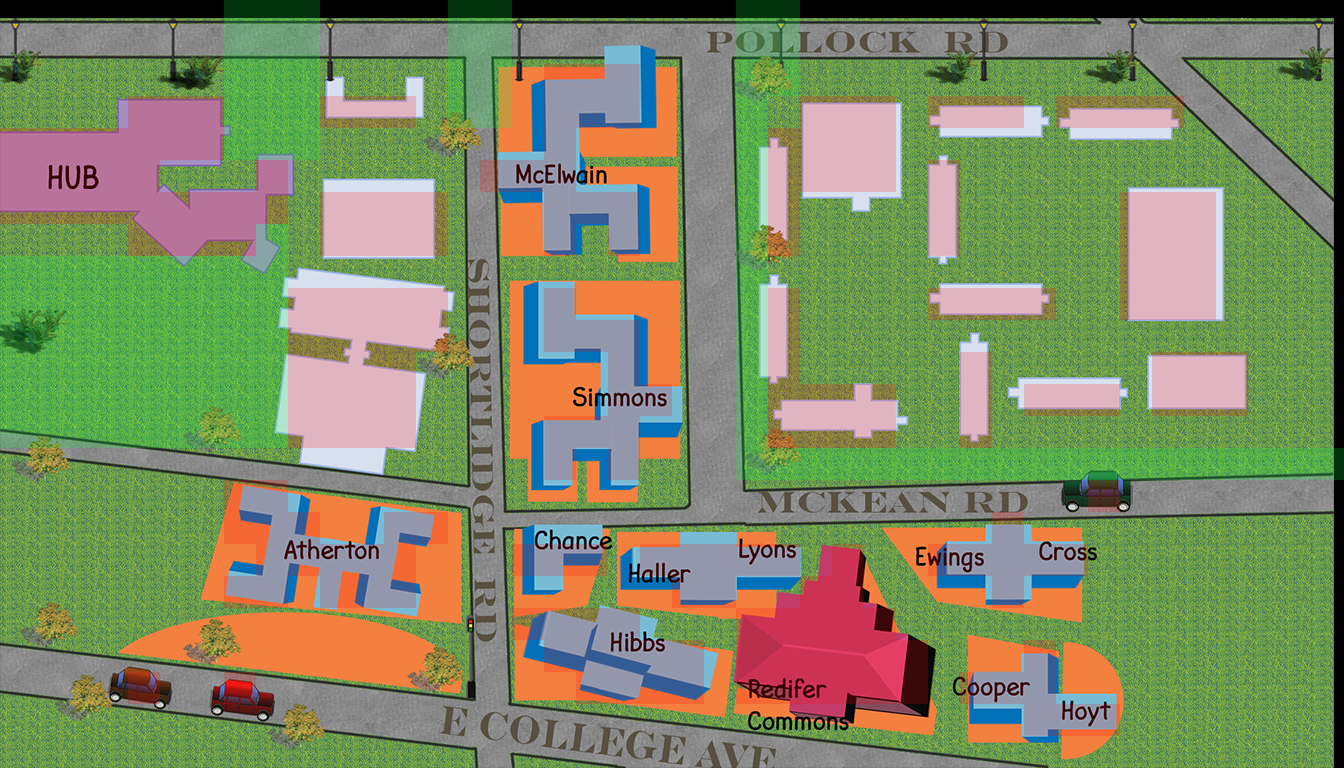

Tiled map render using the project's own tile images. Description and the map definition, with tile-layer contents summarised, below:
An orthogonal 42x24 tile map with 32x32 px tiles, 2 tile layers (Tile Layer 1, building), 2 tilesets.

<map version="1.0" orientation="orthogonal" renderorder="right-down" width="42" height="24" tilewidth="32" tileheight="32" nextobjectid="1">
 <tileset firstgid="1" name="South" tilewidth="32" tileheight="32">
  <image source="South.png" width="1344" height="768" />
 </tileset>
 <tileset firstgid="1009" name="meta_tiles" tilewidth="32" tileheight="32" spacing="1" margin="1">
  <image source="meta_tiles.png" width="67" height="34" />
  <tile id="0">
   <properties>
    <property name="collision" value="false" />
   </properties>
  </tile>
  <tile id="1">
   <properties>
    <property name="collision" value="true" />
   </properties>
  </tile>
 </tileset>
 <layer name="Tile Layer 1" width="42" height="24">
  <data>[1008 cells, 1008 non-empty, 1008 distinct tile ids]</data>
 </layer>
 <layer name="building" width="42" height="24">
  <data>[1008 cells, 342 non-empty, 2 distinct tile ids]</data>
 </layer>
</map>
